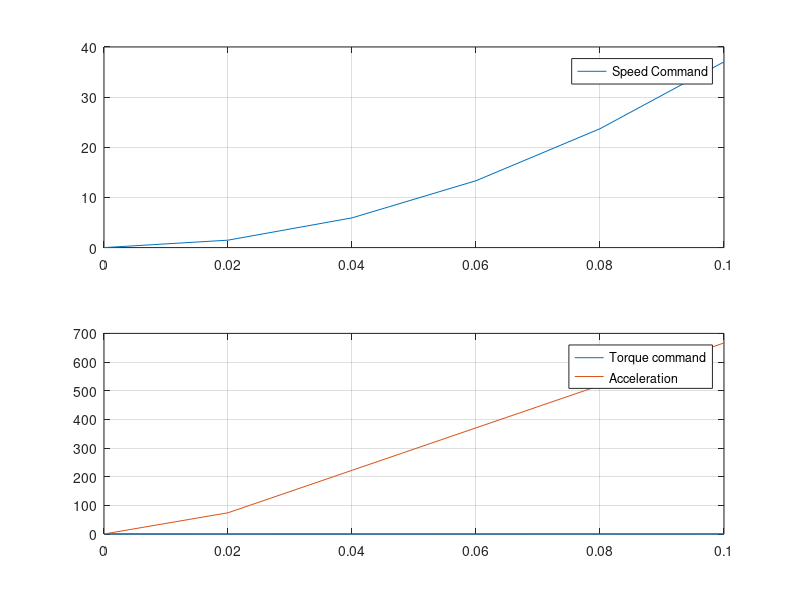

Here is the MATLAB script that generated this plot:
%% Wheel Torque Step Behavior
% In steps of 0.02s, create a torque of 0.1Nm in 0.1 seconds

dt = 0.02;
Iw = 1.35e-4;
time = [0:dt:0.1];
tq = [0:1/(length(time)-1):1]*.1;

sc = zeros(length(time),1);
for a=2:length(time)
    sc(a) = sc(a-1)+(tq(a)+tq(a-1))*(dt/Iw)/2;
end

acc = diff(sc)/dt;
acc = [0; acc];
%%
figure
subplot(211)
plot(time,sc)
legend('Speed Command')
grid on

subplot(212)
plot(time,tq, time,acc)
legend('Torque command', 'Acceleration')
grid on